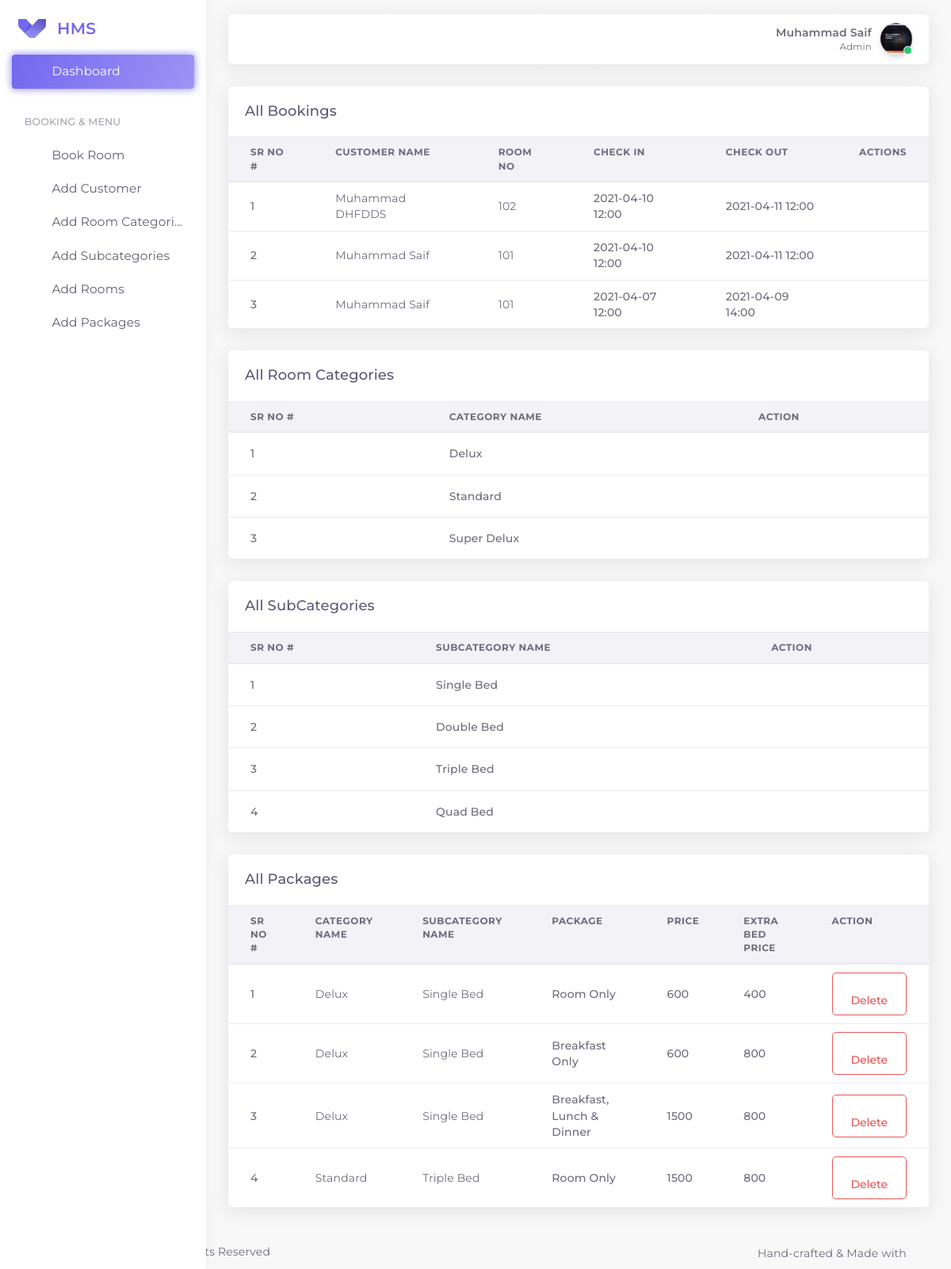
The app's page /themes/pages/dashboard.php (signed in) with its own data.
### tables this page shows
CREATE TABLE `hms_booking` (
  `bookid` int(11) NOT NULL,
  `customer_no` varchar(20) NOT NULL,
  `first_name` varchar(50) NOT NULL,
  `last_name` varchar(50) NOT NULL,
  `address` varchar(200) NOT NULL,
  `email` varchar(100) NOT NULL,
  `phone_no` varchar(100) NOT NULL,
  `id_card` varchar(50) NOT NULL,
  `id_card_type` varchar(50) NOT NULL,
  `country` varchar(25) NOT NULL,
  `catid` int(50) NOT NULL,
  `subcatid` int(50) NOT NULL,
  `room_no` varchar(50) NOT NULL,
  `no_of_guests` int(10) NOT NULL,
  `check_in` varchar(100) NOT NULL,
  `check_out` varchar(100) NOT NULL,
  `total_payment` varchar(50) NOT NULL,
  `paid` varchar(50) DEFAULT NULL,
  `payment_method` varchar(50) NOT NULL,
  `status` varchar(10) NOT NULL,
  `created_at` datetime NOT NULL DEFAULT current_timestamp()
);

CREATE TABLE `hms_rooms_categories` (
  `rcid` int(11) NOT NULL,
  `category_name` varchar(100) NOT NULL,
  `created_at` datetime NOT NULL DEFAULT current_timestamp()
);

CREATE TABLE `hms_rooms_subcategories` (
  `subcatid` int(11) NOT NULL,
  `name` varchar(100) NOT NULL,
  `created_at` datetime NOT NULL DEFAULT current_timestamp()
);

CREATE TABLE `hms_packages` (
  `pack_id` int(11) NOT NULL,
  `catid` int(11) NOT NULL,
  `subcatid` int(11) NOT NULL,
  `pack_name` varchar(200) NOT NULL,
  `extra_bed` varchar(50) NOT NULL,
  `price` varchar(50) NOT NULL,
  `created_at` datetime NOT NULL DEFAULT current_timestamp()
);

### app-assets/classes/Booking.php (called while the page is built, shortened)
<?php
class Booking
{
    protected $conn;
    public function __construct($conn)
    {
        $this->conn = $conn;
    }
    public function get_all_bookings()
    {
        $stmt = $this->conn->prepare("SELECT * FROM hms_booking ORDER BY bookid DESC");
        $stmt->execute();
        $stmt->setFetchMode(PDO::FETCH_ASSOC);
        $bookings = $stmt->fetchAll();
        if ($bookings) {
            return $bookings;
        } else {
            return false;
        }
    }
}

### app-assets/classes/Rooms.php (called while the page is built, shortened)
<?php
class Rooms
{
    protected $conn;
    public function __construct($conn)
    {
        $this->conn = $conn;
    }
    public function get_room_categories()
    {
        $stmt = $this->conn->prepare("SELECT * FROM hms_rooms_categories");
        $stmt->execute();
        $stmt->setFetchMode(PDO::FETCH_ASSOC);
        $categories = $stmt->fetchAll();
        if ($categories) {
            return $categories;
        } else {
            return false;
        }
    }
    public function get_all_subcategories()
    {
        $stmt = $this->conn->prepare("SELECT * FROM hms_rooms_subcategories");
        $stmt->execute();
        $stmt->setFetchMode(PDO::FETCH_ASSOC);
        $subcategories = $stmt->fetchAll();
        if ($subcategories) {
            return $subcategories;
        } else {
            return false;
        }
    }
    public function get_all_packages()
    {
        $stmt = $this->conn->prepare("SELECT * FROM hms_packages");
        $stmt->execute();
        $stmt->setFetchMode(PDO::FETCH_ASSOC);
        $packages = $stmt->fetchAll();
        if ($packages) {
            return $packages;
        } else {
            return false;
        }
    }
}

### app-assets/includes/getpackages.php (the view, shortened to what this page needs)
<?php
$db = new DbConnect;
$conn = $db->DbConnection();
$rooms = new Rooms($conn);
$categories = $rooms->get_room_categories();
$subcategories = $rooms->get_all_subcategories();
$packages = $rooms->get_all_packages();
function searchcatename($catid, $catearray)
{
    foreach ($catearray as $categ) {
        if ($categ['rcid'] == $catid) {
            return $categ["category_name"];
        }
    }
    return null;
}
function searchsubcatename($subcatid, $subcatearray)
{
    foreach ($subcatearray as $categ) {
        if ($categ['subcatid'] == $subcatid) {
            return $categ["name"];
        }
    }
    return null;
}
?>
<div class="row" id="basic-table">
    <div class="col-12">
        <div class="card">
            <div class="card-header">
                <h4 class="card-title">All Packages</h4>
            </div>
            <div class="table-responsive">
                <table class="table">
                    <thead>
                        <tr>
                            <th>Sr No #</th>
                            <th>Category Name</th>
                            <th>SubCategory Name</th>
                            <th>Package</th>
                            <th>Price</th>
                            <th>Extra Bed Price</th>
                            <th>Action</th>
                        </tr>
                    </thead>
                    <tbody>
                        <?php
                        if ($packages) {
                            $i = 1;
                            foreach ($packages as $package) {
                                echo '<tr>
                            <td>
                                <span class="font-weight-bold">' . $i . '</span>
                            </td>
                            <td>' . searchcatename($package["catid"], $categories) . '</td>
                            <td>' . searchsubcatename($package["subcatid"], $subcategories) . '</td>
                            <td class="font-weight-bold">' . $package["pack_name"] . '</td>
                            <td class="font-weight-bold">' . $package["price"] . '</td>
                            <td class="font-weight-bold">' . $package["extra_bed"] . '</td>
                            <td>
                            <form>
                            <input type="hidden" value="' . $package["pack_id"] . '" name="pack_id">
                            <button type="button" class="btn btn-outline-danger btndelete" id="deletepackage">
                                <i data-feather="trash" class="mr-50"></i>
                                <span>Delete</span>
                            </button>
                            </form>
                            </td>
                        </tr>';
                                $i++;
                            }
                        } else {
                            echo "<tr><td class='p-1'> No Packages Found.</td><tr>";
                        }
                        ?>
                    </tbody>
                </table>
            </div>
        </div>
    </div>
</div>

### app-assets/includes/getbooking.php (shortened to what this page needs)
<?php
$db = new DbConnect;
$conn = $db->DbConnection();
$bookings = new Booking($conn);
$booked = $bookings->get_all_bookings();
?>
<div class="row" id="basic-table">
    <div class="col-12">
        <div class="card">
            <div class="card-header">
                <h4 class="card-title">All Bookings</h4>
            </div>
            <div class="table-responsive">
                <table class="table">
                    <thead>
                        <tr>
                            <th>Sr No #</th>
                            <th>Customer Name</th>
                            <th>Room No</th>
                            <th>Check In</th>
                            <th>Check out</th>
                            <th>Actions</th>
                        </tr>
                    </thead>
                    <tbody>
                        <?php
                        if ($booked) {
                            $i = 1;
                            foreach ($booked as $bookdata) {
                                echo '<tr>
                            <td>
                                <span class="font-weight-bold">' . $i . '</span>
                            </td>
                            <td>' . $bookdata["first_name"] . ' ' . $bookdata["last_name"] . '</td>
                            <td>' . $bookdata["room_no"] . '</td>
                            <td class="font-weight-bold">' . $bookdata["check_in"] . '</td>
                            <td class="font-weight-bold">' . $bookdata["check_out"] . '</td>
                            <td>
                            <div class="dropdown">
                            <button type="button" class="btn btn-sm dropdown-toggle hide-arrow" data-toggle="dropdown">
                                <i data-feather="more-vertical"></i>
                            </button>
                            <div class="dropdown-menu">
                                <a class="dropdown-item" href="/booking/print/'.$bookdata["bookid"].'">
                                    <i data-feather="file" class="mr-50"></i>
                                    <span>Print</span>
                                </a>
                                <a class="dropdown-item" href="javascript:void(0);">
                                    <i data-feather="trash" class="mr-50"></i>
                                    <span>Delete</span>
                                </a>
                            </div>
                        </div>
                            </td>
                        </tr>';
                                $i++;
                            }
                        } else {
                            echo "<tr><td class='p-1'> No Booking Found.</td><tr>";
                        }
                        ?>
                    </tbody>
                </table>
            </div>
        </div>
    </div>
</div>

### app-assets/includes/getcategory.php (shortened to what this page needs)
<?php
$db = new DbConnect;
$conn = $db->DbConnection();
$rooms = new Rooms($conn);
$categories = $rooms->get_room_categories();
?>
<div class="row" id="basic-table">
    <div class="col-12">
        <div class="card">
            <div class="card-header">
                <h4 class="card-title">All Room Categories</h4>
            </div>
            <div class="table-responsive">
                <table class="table">
                    <thead>
                        <tr>
                            <th>Sr No #</th>
                            <th>Category Name</th>
                            <th>Action</th>
                        </tr>
                    </thead>
                    <tbody>
                        <?php
                        if ($categories) {
                            foreach ($categories as $category) {
                                echo '<tr>
                            <td>
                                <span class="font-weight-bold">' . $category["rcid"] . '</span>
                            </td>
                            <td class="font-weight-bold">' . $category["category_name"] . '</td>
                            <td>
                                <div class="dropdown">
                                    <button type="button" class="btn btn-sm dropdown-toggle hide-arrow" data-toggle="dropdown">
                                        <i data-feather="more-vertical"></i>
                                    </button>
                                    <div class="dropdown-menu">
                                        <a class="dropdown-item" href="javascript:void(0);">
                                            <button type="button" class="btn btn-outline-primary btnedit" data-toggle="modal" data-target="#inlineForm">
                                                <i data-feather="edit-2" class="mr-50"></i>
                                                <span>Edit</span>
                                            </button>
                                        </a>
                                        <a class="dropdown-item" href="javascript:void(0);">
                                            <button type="button" class="btn btn-outline-danger btndelete" data-toggle="modal" data-target="#DeleteForm">
                                                <i data-feather="trash" class="mr-50"></i>
                                                <span>Delete</span>
                                            </button>
                                        </a>
                                    </div>
                                </div>
                            </td>
                        </tr>';
                            }
                        } else {
                            echo "<tr><td class='p-1'> No categories Found.</td><tr>";
                        }
                        ?>
                    </tbody>
                </table>
            </div>
        </div>
    </div>
</div>

### app-assets/includes/getsubcategory.php (shortened to what this page needs)
<?php
$db = new DbConnect;
$conn = $db->DbConnection();
$rooms = new Rooms($conn);
$subcategories = $rooms->get_all_subcategories();
?>
<div class="row" id="basic-table">
    <div class="col-12">
        <div class="card">
            <div class="card-header">
                <h4 class="card-title">All SubCategories</h4>
            </div>
            <div class="table-responsive">
                <table class="table">
                    <thead>
                        <tr>
                            <th>Sr No #</th>
                            <th>SubCategory Name</th>
                            <th>Action</th>
                        </tr>
                    </thead>
                    <tbody>
                        <?php
                        if ($subcategories) {
                            foreach ($subcategories as $category) {
                                echo '<tr>
                            <td>
                                <span class="font-weight-bold">' . $category["subcatid"] . '</span>
                            </td>
                            <td class="font-weight-bold">' . $category["name"] . '</td>
                            <td>
                                <div class="dropdown">
                                    <button type="button" class="btn btn-sm dropdown-toggle hide-arrow" data-toggle="dropdown">
                                        <i data-feather="more-vertical"></i>
                                    </button>
                                    <div class="dropdown-menu">
                                        <a class="dropdown-item" href="javascript:void(0);">
                                            <button type="button" class="btn btn-outline-primary btnedit" data-toggle="modal" data-target="#inlineForm">
                                                <i data-feather="edit-2" class="mr-50"></i>
                                                <span>Edit</span>
                                            </button>
                                        </a>
                                        <a class="dropdown-item" href="javascript:void(0);">
                                            <button type="button" class="btn btn-outline-danger btndelete" data-toggle="modal" data-target="#DeleteForm">
                                                <i data-feather="trash" class="mr-50"></i>
                                                <span>Delete</span>
                                            </button>
                                        </a>
                                    </div>
                                </div>
                            </td>
                        </tr>';
                            }
                        } else {
                            echo "<tr><td class='p-1'> No subcategories Found.</td><tr>";
                        }
                        ?>
                    </tbody>
                </table>
            </div>
        </div>
    </div>
</div>

### records on screen
hms_booking: first_name "Muhammad", last_name "DHFDDS", room_no "102", check_in "2021-04-10 12:00", check_out "2021-04-11 12:00"
hms_booking: first_name "Muhammad", last_name "Saif", room_no "101", check_in "2021-04-10 12:00", check_out "2021-04-11 12:00"
hms_booking: first_name "Muhammad", last_name "Saif", room_no "101", check_in "2021-04-07 12:00", check_out "2021-04-09 14:00"
hms_rooms_categories: rcid "1", category_name "Delux"
hms_rooms_categories: rcid "2", category_name "Standard"
hms_rooms_categories: rcid "3", category_name "Super Delux"
hms_rooms_subcategories: subcatid "1", name "Single Bed"
hms_rooms_subcategories: subcatid "2", name "Double Bed"
hms_rooms_subcategories: subcatid "3", name "Triple Bed"
hms_rooms_subcategories: subcatid "4", name "Quad Bed"
hms_packages: catid.category_name "Delux", subcatid.name "Single Bed", pack_name "Room Only", price "600", extra_bed "400"
hms_packages: catid.category_name "Delux", subcatid.name "Single Bed", pack_name "Breakfast Only", price "600", extra_bed "800"
hms_packages: catid.category_name "Delux", subcatid.name "Single Bed", pack_name "Breakfast, Lunch & Dinner", price "1500", extra_bed "800"
hms_packages: catid.category_name "Standard", subcatid.name "Triple Bed", pack_name "Room Only", price "1500", extra_bed "800"

### other values on screen
$_SESSION["full_name"] "Muhammad Saif"
$_SESSION["role_id"] "Admin"
